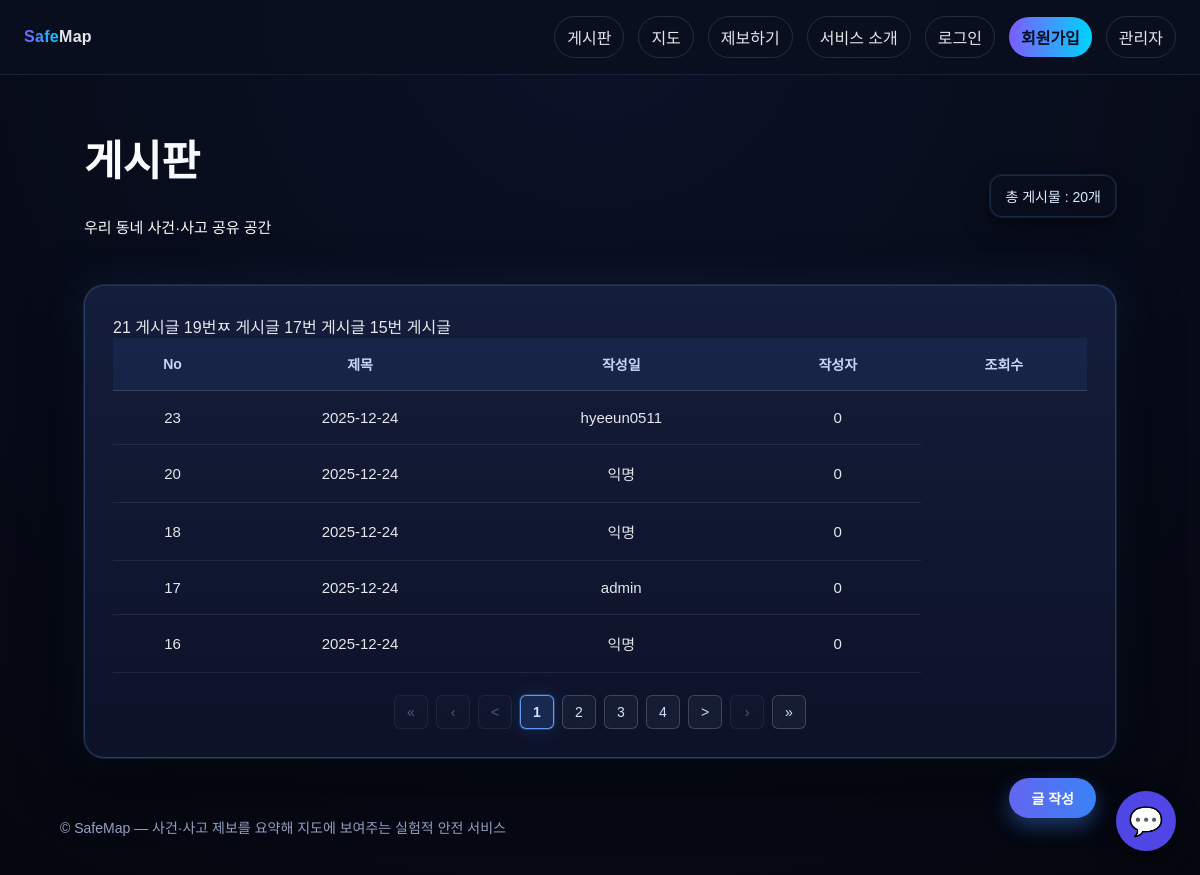
/board/, run on the app's committed database.
### pages/models.py (models this page shows)
class Board(models.Model):
    title = models.CharField(max_length=200)
    content = models.TextField()
    author = models.ForeignKey(
        User,
        on_delete=models.CASCADE,
        null=True,      # :star: 추가
        blank=True
    )
    created_at = models.DateTimeField(auto_now_add=True)
    views = models.PositiveIntegerField(default=0)

### pages/views.py (the view)
# urls.py: path('board/', views.board_list, name='board_list'),
def board_list(request):
    board_qs = Board.objects.all().order_by('-id')  # 최신글 먼저
    paginator = Paginator(board_qs, 5)             # ✅ 한 페이지 5개
    page_number = request.GET.get('page', 1)
    page_obj = paginator.get_page(page_number)
    total_count = board_qs.count()
    group_size = 5
    current = page_obj.number
    start_page = ((current - 1) // group_size) * group_size + 1
    end_page = min(start_page + group_size - 1, paginator.num_pages)
    page_range = range(start_page, end_page + 1)
    return render(request, 'board_list.html', {
        'page_obj': page_obj,
        'page_range': page_range,
        'start_page': start_page,
        'end_page': end_page,
        'total_count': total_count,
    })

### templates/board_list.html (shortened to what this page needs)
{% extends 'base.html' %}
{% load static %}
{% block content %}
<link rel="stylesheet" href="{% static 'css/board.css' %}">
<div class="board-wrapper">
    <div class="board-count-fixed">
        총 게시물 : {{ total_count }}개
    </div>
    <div class="board-header">
        <div class="board-header-top">
            <div>
                <h1>게시판</h1>
                <p>우리 동네 사건·사고 공유 공간</p>
            </div>
        </div>
    </div>
    <div class="board-card">
        <table class="board-table">
            <thead>
                <tr>
                    <th>No</th>
                    <th>제목</th>
                    <th>작성일</th>
                    <th>작성자</th>
                    <th>조회수</th>
                </tr>
            </thead>
            <tbody>
                {% for board in page_obj %}
                <tr class="board-row"
                    data-href="{% url 'pages:board_detail' board.id %}?from={{ page_obj.number }}">
                    <td>{{ board.id }}</td>
                    <a class="title-link"
                        href="{% url 'pages:board_detail' board.id %}?from={{ page_obj.number }}">
                            {{ board.title }}
                    </a>
                    <td>{{ board.created_at|date:"Y-m-d" }}</td>
                    <td>{{ board.author.username|default:"익명" }}</td>
                    <td>{{ board.views|default:"0" }}</td>
                </tr>
                {% empty %}
                <tr>
                    <td colspan="5" class="empty">게시글이 없습니다.</td>
                </tr>
                {% endfor %}
            </tbody>
        </table>
        <div class="pagination">
            {% if page_obj.has_previous %}
                <a class="page-btn" href="?page=1" aria-label="first">&laquo;</a>
                {% if start_page > 1 %}
                <a class="page-btn" href="?page={{ start_page|add:-1 }}" aria-label="prev-group">&lsaquo;</a>
                {% else %}
                <span class="page-btn disabled">&lsaquo;</span>
                {% endif %}
                <a class="page-btn" href="?page={{ page_obj.previous_page_number }}" aria-label="prev">&lt;</a>
            {% else %}
                <span class="page-btn disabled">&laquo;</span>
                <span class="page-btn disabled">&lsaquo;</span>
                <span class="page-btn disabled">&lt;</span>
            {% endif %}
            {% for num in page_range %}
                {% if num == page_obj.number %}
                <span class="page-num active">{{ num }}</span>
                {% else %}
                <a class="page-num" href="?page={{ num }}">{{ num }}</a>
                {% endif %}
            {% endfor %}
            {% if page_obj.has_next %}
                <a class="page-btn" href="?page={{ page_obj.next_page_number }}" aria-label="next">&gt;</a>
                {% if end_page < page_obj.paginator.num_pages %}
                <a class="page-btn" href="?page={{ end_page|add:1 }}" aria-label="next-group">&rsaquo;</a>
                {% else %}
                <span class="page-btn disabled">&rsaquo;</span>
                {% endif %}
                <a class="page-btn" href="?page={{ page_obj.paginator.num_pages }}" aria-label="last">&raquo;</a>
            {% else %}
                <span class="page-btn disabled">&gt;</span>
                <span class="page-btn disabled">&rsaquo;</span>
                <span class="page-btn disabled">&raquo;</span>
            {% endif %}
        </div>
    </div>
    <a href="{% url 'pages:board_create' %}" class="write-btn">글 작성</a>
</div>
{% endblock %}

### templates/base.html (shortened to what this page needs)
{% load static %}
<!doctype html>
<html lang="ko">
<head>
  <link rel="stylesheet" href="{% static 'css/site.css' %}">
  <link rel="stylesheet" href="{% static 'css/chatbot.css' %}">
</head>
<body>
  <header class="nav">
    <a class="brand" href="{% url 'pages:home' %}"><b>Safe</b>Map</a>
    <nav class="navlinks">
      <a class="pill" href="{% url 'pages:board_list' %}">게시판</a>
      <a class="pill" href="{% url 'reports:map' %}">지도</a>
      <a class="pill" href="{% url 'reports:new' %}">제보하기</a>
      <a class="pill" href="{% url 'pages:about' %}">서비스 소개</a>
      {% if user.is_authenticated %}
        <a class="pill" href="{% url 'accounts:profile' %}">내 프로필</a>
        <a class="pill" href="{% url 'accounts:logout' %}">로그아웃</a>
        {% if user.is_staff %}<a class="btn" href="/admin/">관리자</a>{% endif %}
      {% else %}
        <a class="pill" href="{% url 'accounts:login' %}">로그인</a>
        <a class="pill primary" href="{% url 'accounts:signup' %}">회원가입</a>
        <a class="pill" href="/admin/">관리자</a>
      {% endif %}
</nav>
  </header>
  <main class="container">
    {% block content %}{% endblock %}
  </main>
  <footer class="container footer">
    <div class="small">© {{ now|date:"Y" }} SafeMap — 사건·사고 제보를 요약해 지도에 보여주는 실험적 안전 서비스</div>
  </footer>
<div id="chatbot-btn">💬</div>
</body>
</html>

### static/css/site.css (style rules this page uses)
:root { --bg:#0b1020;--card:#121a33;--muted:#9aa4c6;--text:#e8ecff;--brand:#7c5cff;--brand2:#00d4ff; }
* { box-sizing:border-box }
body { margin:0;font-family:system-ui,-apple-system,Segoe UI,Roboto,Apple SD Gothic Neo,Noto Sans KR,sans-serif;background:linear-gradient(180deg,var(--bg),#070a14);color:var(--text) }
a { color:inherit;text-decoration:none }
.container { max-width:1080px;margin:0 auto;padding:24px }
.nav { display:flex;align-items:center;justify-content:space-between;gap:16px;padding:16px 24px;position:sticky;top:0;background:rgba(11,16,32,.8);backdrop-filter:blur(10px);border-bottom:1px solid rgba(255,255,255,.08);z-index:10 }
.brand { font-weight:800;letter-spacing:.3px }
.brand b { background:linear-gradient(90deg,var(--brand),var(--brand2));-webkit-background-clip:text;background-clip:text;color:transparent }
.navlinks { display:flex;gap:14px;align-items:center;flex-wrap:wrap }
.pill { padding:8px 12px;border:1px solid rgba(255,255,255,.12);border-radius:999px }
.primary { background:linear-gradient(90deg,var(--brand),var(--brand2));border:0;color:#061021;font-weight:700 }
.small { color:var(--muted);font-size:14px;line-height:1.5 }
.footer { padding:36px 0;color:var(--muted);font-size:13px }

### static/css/chatbot.css (style rules this page uses)
#chatbot-btn { position: fixed; right: 24px; bottom: 24px; width: 60px; height: 60px; border-radius: 50%; background: #4f46e5; color: #fff; font-size: 28px; display: flex; align-items: center; justify-content: center; cursor: pointer; z-index: 99999; box-shadow: 0 10px 25px rgba(0,0,0,.4); }

### static/css/board.css (style rules this page uses)
body { background: radial-gradient(circle at top, #0b1228, #05070f); color: #e5e7eb; font-family: 'Pretendard', 'Noto Sans KR', sans-serif; }
.board-wrapper { position: relative; }
.board-header h1 { font-size: 42px; font-weight: 800; background: linear-gradient(90deg, #ffffff, #9dd1ff); -webkit-background-clip: text; -webkit-text-fill-color: transparent; }
.board-header p { margin-top: 10px; font-size: 15px; color: #ffffff; }
.board-card { margin-top: 48px; padding: 28px; border-radius: 20px; background: linear-gradient(180deg, #141d3a, #0c1228); border: 1px solid rgba(106, 169, 255, 0.25); box-shadow: 0 0 0 1px rgba(106,169,255,0.15), 0 20px 60px rgba(0,0,0,0.8), 0 0 40px rgba(79,140,255,0.15); }
.board-table { width: 100%; border-collapse: collapse; }
.board-table thead { background: rgba(79, 140, 255, 0.08); }
.board-table th { padding: 16px; font-size: 14px; color: #c7d6f8; border-bottom: 1px solid rgba(255,255,255,0.15); }
.board-table td { padding: 18px 16px; font-size: 15px; border-bottom: 1px solid rgba(255,255,255,0.08); }
.board-table td { text-align: center; }
.write-btn { position: absolute; right: 20px; bottom: -60px; padding: 10px 22px; border-radius: 999px; background: linear-gradient(90deg, #6366f1, #3b82f6); color: #fff; font-weight: 600; font-size: 14px; text-decoration: none; box-shadow: 0 8px 20px rgba(59,130,246,0.4); }
.board-row { cursor: pointer; }
.pagination { display: flex; justify-content: center; gap: 8px; margin-top: 22px; }
.page-btn, .page-num { display: inline-flex; align-items: center; justify-content: center; width: 34px; height: 34px; border-radius: 6px; border: 1px solid rgba(255,255,255,0.18); background: rgba(255,255,255,0.04); color: #cfe1ff; font-size: 14px; text-decoration: none; transition: 0.15s; }
.page-num.active { border-color: rgba(106,169,255,0.9); background: rgba(79,140,255,0.18); box-shadow: 0 0 0 1px rgba(106,169,255,0.25), 0 0 20px rgba(79,140,255,0.18); font-weight: 700; }
.page-btn.disabled { opacity: 0.35; pointer-events: none; }
.board-count-fixed { position: absolute; top: 48px; right: 0; padding: 10px 14px; border-radius: 12px; border: 1px solid rgba(106,169,255,0.18); box-shadow: 0 0 0 1px rgba(106,169,255,0.12), 0 8px 24px rgba(0,0,0,0.55); font-size: 14px; color: #dbeafe; white-space: nowrap; }

### data on the page
Board: id "23", title "21 게시글", created_at "2025-12-24", author.username "hyeeun0511", views "0"
Board: id "20", title "19번ㅉ 게시글", created_at "2025-12-24", author.username "익명", views "0"
Board: id "18", title "17번 게시글", created_at "2025-12-24", author.username "익명", views "0"
Board: id "17", created_at "2025-12-24", author.username "admin", views "0"
Board: id "16", title "15번 게시글", created_at "2025-12-24", author.username "익명", views "0"

### other printed values
{{ total_count }} "20"
{{ num }} "1"
{{ num }} "2" "3" "4"
